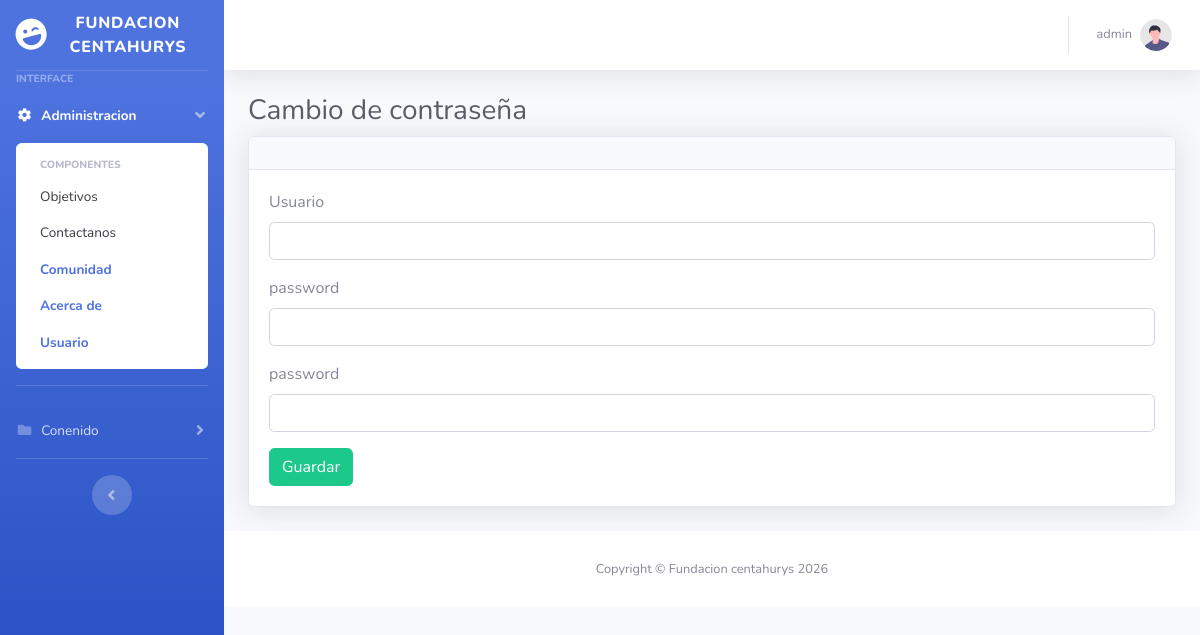
/administracion/user/changepassword.php (signed in), run on the app's committed database.
### tables this page shows
CREATE TABLE `about` (
  `id` INT(11) NOT NULL AUTO_INCREMENT,
  `nombre` VARCHAR(50) NOT NULL,
  `valor` LONGTEXT DEFAULT NULL,
  PRIMARY KEY (`id`)
);

CREATE TABLE `user` (
  `id` INT(11) NOT NULL AUTO_INCREMENT,
  `nombre` VARCHAR(50) NOT NULL,
  `apellido` VARCHAR(50) NOT NULL,
  `direccion` VARCHAR(50) NOT NULL,
  `telefono` VARCHAR(10) NOT NULL,
  `email` VARCHAR(100) NOT NULL,
  `user` VARCHAR(50) NOT NULL,
  `password` VARCHAR(200) NOT NULL,
  PRIMARY KEY (`id`)
);

### shared/DbConfig.php (called while the page is built, shortened)
<?php
$server="localhost";
$dbname="fundacioncentahurys";
$user="root";
$password="";
$url="http://localhost:7076/FundacionCentahurys/";
?>

### Data/DataAccess.php (called while the page is built, shortened)
<?php
abstract class DataAccess
{
    protected $con;
    protected $arr;
    protected function Consultar($str):PDOStatement
    {
        $stmt=$this->con ->prepare($str);
        if(count($this->arr)>0){
            $stmt->execute($this->arr);
        }
        else{
            $stmt->execute();
        }
        return $stmt;
    }
    protected function AbrirConexion($server,$user,$password,$dbname)
    {
        try
        {
            $dsn = "mysql:host=$server;dbname=$dbname";
            $this->con = new PDO($dsn, $user,$password);
        }
        catch (PDOException $e)
        {
            echo $e->getMessage();
            exit();
        }
    }
}

### administracion/controller/UserController.php (called while the page is built, shortened)
<?php
$classabout=new About($server,$user,$password,$dbname);
$classUser=new Usuario($server,$user,$password,$dbname);
$arruser=$classUser->GetAll();
$empresa=$classabout->GetValueByname('Empresa')[0];

### Data/About.php (called while the page is built, shortened)
<?php
class About extends DataAccess
{
    function GetValueByname($nombre)
    {
        $this->arr=[
            ":nombre"=>$nombre
        ];
        $stmt =  $this->Consultar("SELECT valor FROM about where nombre=:nombre",$this->arr);
        return $stmt->fetchAll(PDO::FETCH_OBJ);
    }
}

### Data/Usuario.php (called while the page is built, shortened)
<?php
class Usuario extends DataAccess
{
    function GetAll()
    {
        $this->arr=[];
        $stmt =  $this->Consultar("SELECT * FROM user");
        return $stmt->fetchAll(PDO::FETCH_OBJ);
    }
}

### shared/menu.php (the view, shortened to what this page needs)
<ul class="navbar-nav bg-gradient-primary sidebar sidebar-dark accordion" id="accordionSidebar">
<a class="sidebar-brand d-flex align-items-center justify-content-center" href="<?=$url?>">
    <div class="sidebar-brand-icon rotate-n-15">
        <i class="fas fa-laugh-wink"></i>
    </div>
    <div class="sidebar-brand-text mx-3"><?=$empresa->valor?></div>
</a>
<hr class="sidebar-divider my-0">
<div class="sidebar-heading">
    Interface
</div>
<?php if($usuario!=null){?>
<li class="nav-item active">
    <a class="nav-link" href="#" data-toggle="collapse" data-target="#collapseTwo" aria-expanded="true"
        aria-controls="collapseTwo">
        <i class="fas fa-fw fa-cog"></i>
        <span>Administracion</span>
    </a>
    <div id="collapseTwo" class="collapse show" aria-labelledby="headingTwo"
        data-parent="#accordionSidebar">
        <div class="bg-white py-2 collapse-inner rounded">
            <h6 class="collapse-header">Componentes</h6>
            <a class="collapse-item" href="<?=$url?>administracion/objetives">Objetivos</a>
            <a class="collapse-item" href="<?=$url?>administracion/contact_us">Contactanos</a>
            <a class="collapse-item active" href="<?=$url?>administracion/comunity">Comunidad</a>
            <a class="collapse-item active" href="<?=$url?>administracion/about">Acerca de</a>
            <a class="collapse-item active" href="<?=$url?>administracion/user">Usuario</a>
        </div>
    </div>
</li>
<hr class="sidebar-divider">
<?php }?>
<li class="nav-item">
    <a class="nav-link collapsed" href="#" data-toggle="collapse" data-target="#collapsePages"
        aria-expanded="true" aria-controls="collapsePages">
        <i class="fas fa-fw fa-folder"></i>
        <span>Conenido</span>
    </a>
</li>
<hr class="sidebar-divider d-none d-md-block">
<div class="text-center d-none d-md-inline">
    <button class="rounded-circle border-0" id="sidebarToggle"></button>
</div>
</ul>

### shared/head.php (shortened to what this page needs)
<?php
$usuario=null;
if(isset($_SESSION["usuario"]))
{
    $usuario=unserialize($_SESSION["usuario"]);
}
?>
<!DOCTYPE html>
<html lang="en">
<head>
    <link href="<?=$url?>sb-admin/vendor/fontawesome-free/css/all.min.css" rel="stylesheet" type="text/css">
    <link href="<?=$url?>sb-admin/css/sb-admin-2.min.css" rel="stylesheet">
    <link href="<?=$url?>sb-admin/vendor/datatables/dataTables.bootstrap4.min.css" rel="stylesheet">
</head>
<body id="page-top">
    <div id="wrapper">
    <?php include ('menu.php');?>
    <div id="content-wrapper" class="d-flex flex-column">
        <div id="content">
            <nav class="navbar navbar-expand navbar-light bg-white topbar mb-4 static-top shadow">
                <ul class="navbar-nav ml-auto">
                    <?php if($usuario!=null){?>
                    <li class="nav-item dropdown no-arrow">
                        <a class="nav-link dropdown-toggle" href="#" id="userDropdown" role="button"
                            data-toggle="dropdown" aria-haspopup="true" aria-expanded="false">
                            <span class="mr-2 d-none d-lg-inline text-gray-600 small"><?=$usuario->user?></span>
                            <img class="img-profile rounded-circle"
                                src="<?=$url?>/sb-admin/img/undraw_profile.svg">
                        </a>
                    </li>
                    <?php }?>
                </ul>
            </nav>
            <div class="container-fluid">
                <h1 class="h3 mb-2 text-gray-800"><?= $name?></h1>

### shared/foot.php (shortened to what this page needs)
</div>
            <footer class="sticky-footer bg-white">
                <div class="container my-auto">
                    <div class="copyright text-center my-auto">
                        <span>Copyright &copy; <?=$empresa->valor." ".date('Y')?></span>
                    </div>
                </div>
            </footer>
        </div>
    </div>
</body>
</html>

### data on the page
about: valor "FUNDACION CENTAHURYS", valor "Fundacion centahurys"
user: user "admin"

### other printed values
$name "Cambio de contraseña"
